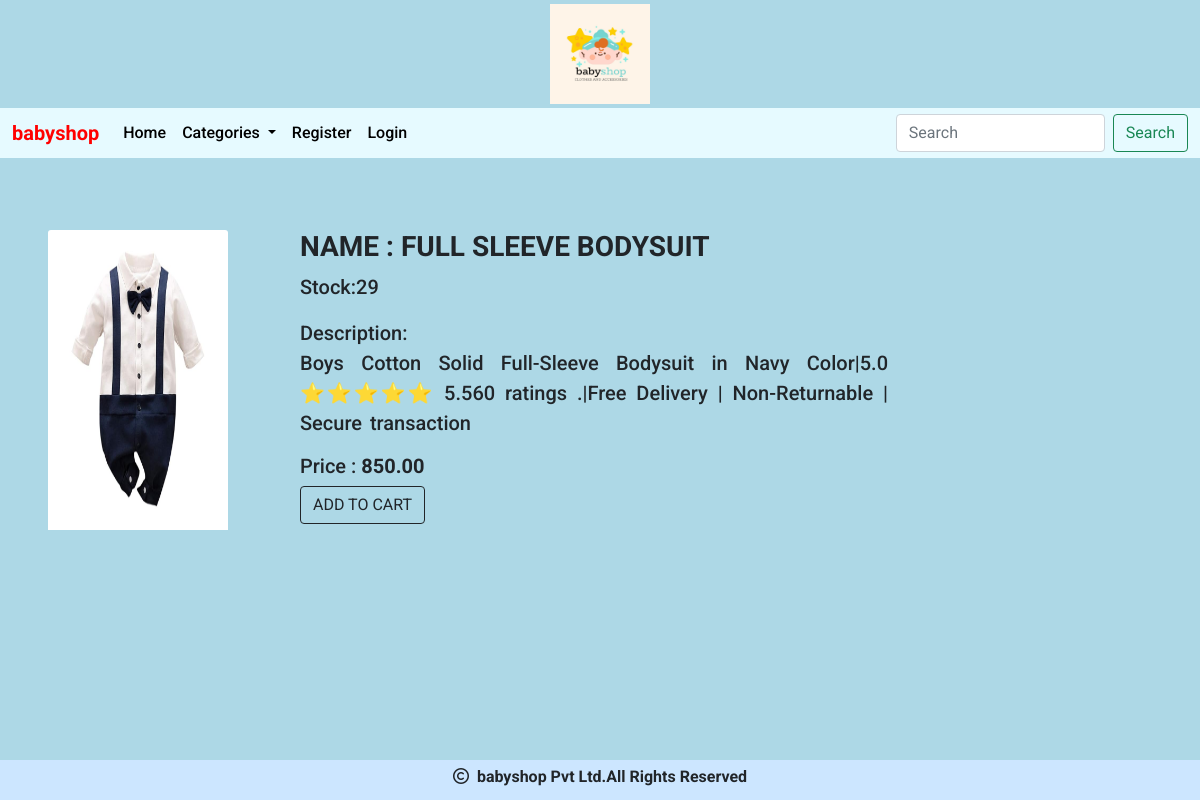
Screenshot of /viewproduct/FULL SLEEVE BODYSUIT with the database file from the repository.
### shop/models.py (models this page shows, shortened)
class Product(models.Model):
    name = models.CharField(max_length=200)
    desc = models.TextField()
    image = models.ImageField(upload_to='shop/products', blank=True, null=True)
    price=models.DecimalField(max_digits=10,decimal_places=2)
    category=models.ForeignKey(Category,on_delete=models.CASCADE)    # to set a connection to category table one to many relationship
    stock=models.IntegerField()
    available=models.BooleanField(default=True)
    created=models.DateTimeField(auto_now_add=True)
    updated=models.DateTimeField(auto_now=True)

### shop/views.py (the view)
# urls.py: path('viewproduct/<p>',views.viewproduct,name="viewproduct"),
def viewproduct(request,p):
    c=Product.objects.get(name=p)
    return render(request,'viewproduct.html',{'product':c})

### cart/context_processors.py (called while the page is built, shortened)
def productcount(request):
    item_count=0
    return {'count':item_count}

### shop/context_processors.py (called while the page is built)
def menu_links(request):
    c=Category.objects.all()
    return {'links':c}

### templates/viewproduct.html (shortened to what this page needs)
<!DOCTYPE html>
{% extends 'base.html' %}
{% load static %}
{% block content %}
<br>
<div class="row">
  <div class="col-2 m-5" >
    <center><img src="{{product.image.url}}" class="card-img-top" alt="..." style="width:100%;" height="300"></center>
  </div>
  <div class="col-sm-6 mt-5" style="font-size:20px;">
        <h3 style="font-weight:bold;text-transform: uppercase;">Name : {{product.name}}</h3>
        <p>Stock:{{product.stock}}</p>
       Description:<p style="text-align:justify;word-spacing:3.0px;">{{product.desc}}</p>
        <h5 >Price : <b>{{product.price}}</b></h5>
    <a class="btn btn-outline-dark" href="{% url 'cart:addtocart'  product.name %}">ADD TO CART</a>
  </div>
</div>
{% endblock %}

### static/css/style.css (style rules this page uses)
body { background-color:lightblue; font-family: "Roboto", sans-serif; font-weight: 500; font-style: normal; }
#bg { background-size: 100%; background-repeat: no-repeat; background-position:center; background-attachment:fixed; }

### rows the page displays
Product: image (picture), name "FULL SLEEVE BODYSUIT", stock "29", desc "Boys Cotton Solid Full-Sleeve Bodysuit in Navy Color|5.0 ⭐⭐⭐⭐⭐ 5.560 ratings .|Free Delivery | Non-Returnable | Secure transaction", price "850.00"
